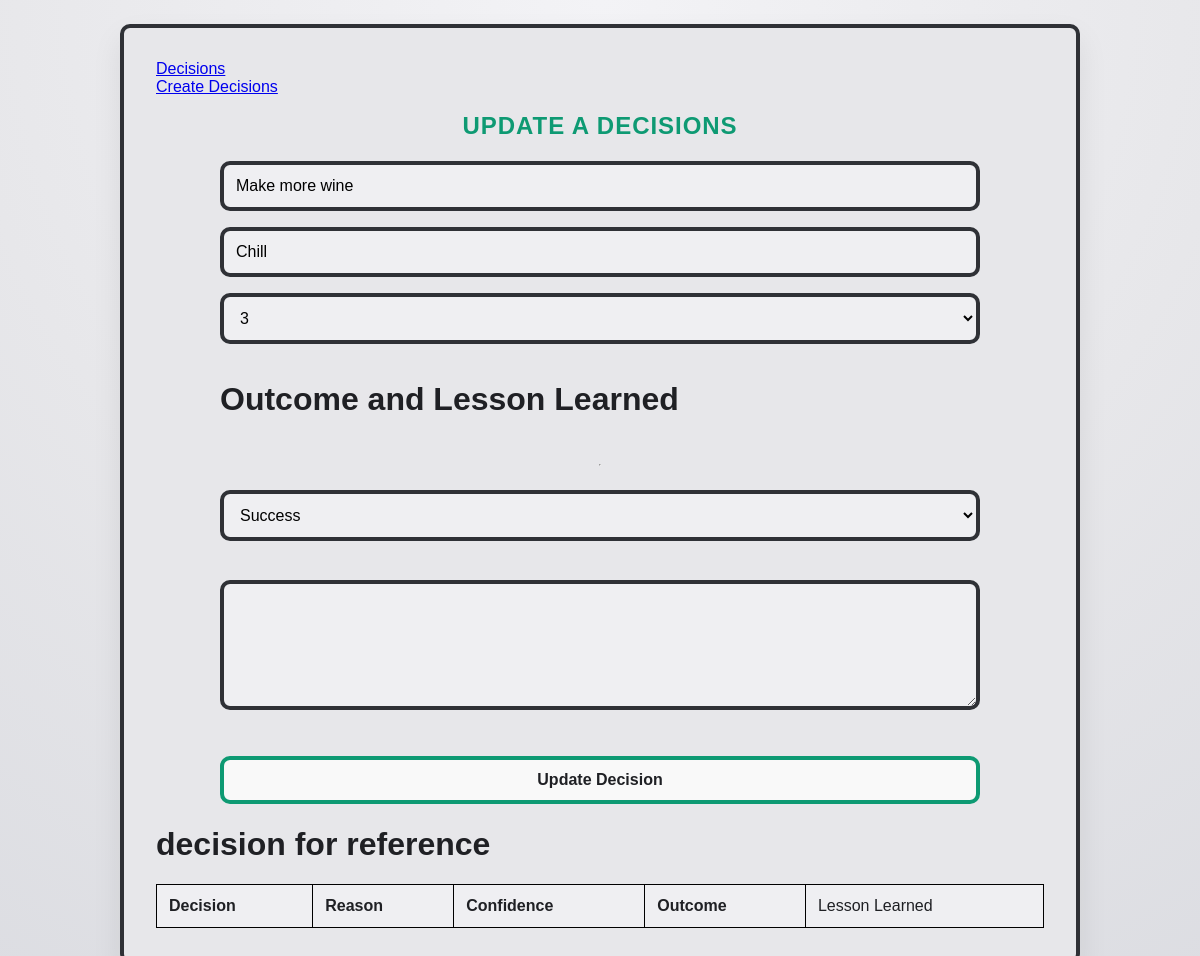
The app's page /decisions/update/2 with its own data.
### app.py (models this page shows)
class Decision(db.Model):
    id = db.Column(db.Integer, primary_key=True)
    title = db.Column(db.String(120))
    reason = db.Column(db.String(120))
    confidence_level = db.Column(db.Integer)
    outcome = db.Column(db.String)
    lesson = db.Column(db.Text)
    create_at = db.Column(db.DateTime)

### app.py (the view, shortened to what this page needs)
@app.route("/decisions/update/<int:id>", methods=["GET", "POST"])
def update_decision(id):
    decision = Decision.query.get_or_404(id)
    return render_template(
            "update_decision.html", decision=decision,
        )

### templates/update_decision.html (shortened to what this page needs)
{% extends "base.html"%}
{%block content%}
<h2 class="section-title">Update a Decisions</h2>
<form action="{{url_for('update_decision' ,id=decision.id)}}" method="post" class="form-grid">
    <div>
        <input type="text" name="title" value="{{decision.title}}">
    </div>
    <div>
        <input type="text" name="reason" value="{{decision.reason}}"> <br>
    </div>
    <div>
        <select name="confidence_level" id="confidence_level">
            <option value={{decision.confidence_level}}>{{decision.confidence_level}}</option>
        </select>
    </div>
    <h1>Outcome and Lesson Learned</h1>
    <hr>
    <select name="outcome" id="outcome">
        <option value="success">Success</option>
    </select>
    <div>
        <label for="lesson_learned"></label><br>
        <textarea name="lesson_learned">{{decision.lesson_learned}}</textarea>
    </div>
    <button type="submit" class="btn btn-primary"> Update Decision</button>
</form>
<h1>decision for reference</h1>
<table>
    <tr>
        <th>Decision</th>
        <th>Reason</th>
        <th>Confidence</th>
        <th>Outcome</th>
        <td>Lesson Learned</td>
    </tr>
</table>
{%endblock content%}

### static/styles.css (style rules this page uses)
:root { --bg: #e7e7ea; --panel: #f2f2f4; --ink: #1f2024; --line: #2f3136; --mint: #0e9a73; --gold: #d4a742; --danger: #c34747; }
* { box-sizing: border-box; }
body { margin: 0; font-family: "Trebuchet MS", "Comic Sans MS", sans-serif; color: var(--ink); background: radial-gradient(circle at top, #f3f3f6 0%, var(--bg) 55%, #dcdde2 100%); min-height: 100vh; padding: 1.5rem; }
.section-title { text-align: center; color: var(--mint); margin: 1rem 0 1.3rem; font-size: clamp(1.3rem, 2vw, 1.7rem); letter-spacing: 0.04em; text-transform: uppercase; }
.form-grid { display: grid; gap: 1rem; max-width: 760px; margin: 0 auto; }
.form-grid input, .form-grid select, .form-grid textarea { width: 100%; border: 4px solid var(--line); border-radius: 10px; background: #efeff2; padding: 0.75rem; font: inherit; }
.form-grid textarea { min-height: 130px; resize: vertical; }
.btn { display: inline-block; text-decoration: none; text-align: center; border: 4px solid var(--line); border-radius: 10px; background: #f9f9f9; color: var(--ink); padding: 0.7rem 1rem; font: inherit; font-weight: 700; cursor: pointer; }
.btn-primary { border-color: var(--mint); width: min(100%, 760px); margin: 1.6rem auto 0; display: block; }
table { width: 100%; border-collapse: collapse; background: #efeff2; }
th, td { border: 4px solid var(--line); text-align: left; padding: 0.75rem; vertical-align: top; }

### templates/base.html (style rules this page uses)
body { background-color: red; }

### templates/update_decision.html (style rules this page uses)
table, th, td { border: 1px solid black; border-collapse: collapse; }

### records on screen
Decision: title "Make more wine", reason "Chill", confidence_level "3"
